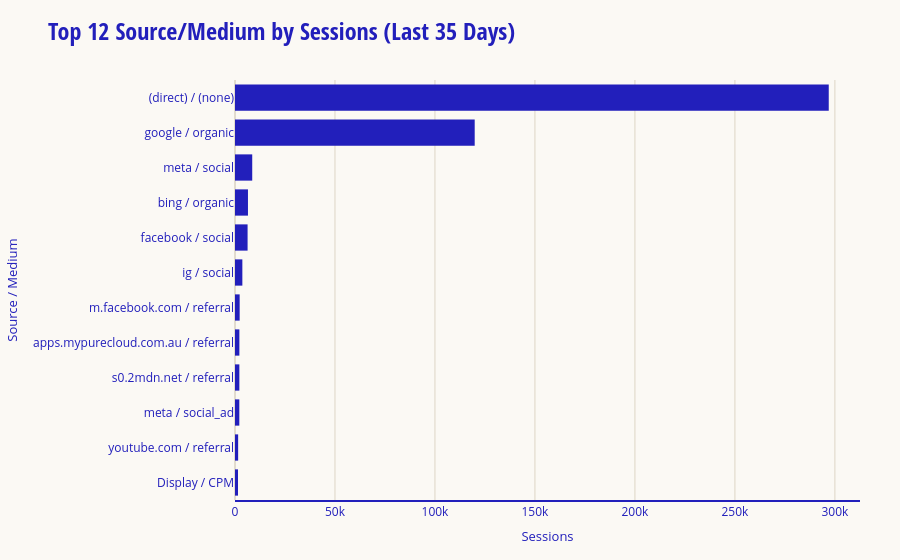

The cell this chart's notebook holds for it:
### Code cell
top_df = df.nlargest(TOP_N, "sessions").sort_values("sessions", ascending=True)

fig = px.bar(
    top_df,
    x="sessions",
    y="source_medium",
    orientation="h",
    template="lifeline",
    title=f"Top {TOP_N} Source/Medium by Sessions ({analysis_window_label})",
    labels={"source_medium": "Source / Medium", "sessions": "Sessions"},
)
fig.update_layout(height=560, margin=dict(l=170, r=40, t=80, b=60))
fig.update_yaxes(automargin=True)
lifeline_theme.add_lifeline_logo(fig)
fig.show()

### Figure 1 — Plotly figure (JSON) as saved in the notebook; plotly's stock layout.template omitted (floating-point values rounded to 4 significant figures)
{"data": [{"hovertemplate": "Sessions=%{x}<br>Source / Medium=%{y}<extra></extra>", "legendgroup": "", "marker": {"color": "#221FBB", "pattern": {"shape": ""}}, "name": "", "orientation": "h", "showlegend": false, "textposition": "auto", "type": "bar", "x": [1502, 1570, 2154, 2174, 2187, 2330, 3675, 6294, 6487, 8617, 119871, 296929], "xaxis": "x", "y": ["Display / CPM", "youtube.com / referral", "meta / social_ad", "s0.2mdn.net / referral", "apps.mypurecloud.com.au / referral", "m.facebook.com / referral", "ig / social", "facebook / social", "bing / organic", "meta / social", "google / organic", "(direct) / (none)"], "yaxis": "y"}], "layout": {"barmode": "relative", "height": 560, "legend": {"tracegroupgap": 0}, "margin": {"b": 60, "l": 170, "r": 40, "t": 80}, "title": {"text": "Top 12 Source/Medium by Sessions (Last 35 Days)"}, "xaxis": {"anchor": "y", "domain": [0, 1], "title": {"text": "Sessions"}}, "yaxis": {"anchor": "x", "automargin": true, "domain": [0, 1], "title": {"text": "Source / Medium"}}}}
